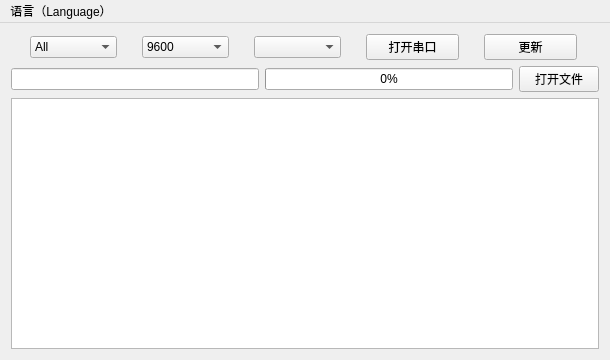
<?xml version="1.0" encoding="UTF-8"?>
<ui version="4.0">
 <class>UpdateWindow</class>
 <widget class="QMainWindow" name="UpdateWindow">
  <property name="geometry">
   <rect>
    <x>0</x>
    <y>0</y>
    <width>610</width>
    <height>360</height>
   </rect>
  </property>
  <property name="windowTitle">
   <string>Firmware Flash Tool V1.0</string>
  </property>
  <widget class="QWidget" name="centralWidget">
   <layout class="QVBoxLayout" name="verticalLayout">
    <item>
     <layout class="QHBoxLayout" name="horizontalLayout">
      <item>
       <widget class="QComboBox" name="McuBox">
        <property name="maximumSize">
         <size>
          <width>87</width>
          <height>22</height>
         </size>
        </property>
        <item>
         <property name="text">
          <string>All</string>
         </property>
        </item>
        <item>
         <property name="text">
          <string>MMCU</string>
         </property>
        </item>
        <item>
         <property name="text">
          <string>SMCU</string>
         </property>
        </item>
        <item>
         <property name="text">
          <string>CMCU</string>
         </property>
        </item>
       </widget>
      </item>
      <item>
       <widget class="QComboBox" name="BaudBox">
        <property name="maximumSize">
         <size>
          <width>87</width>
          <height>22</height>
         </size>
        </property>
        <item>
         <property name="text">
          <string>9600</string>
         </property>
        </item>
        <item>
         <property name="text">
          <string>115200</string>
         </property>
        </item>
       </widget>
      </item>
      <item>
       <widget class="QComboBox" name="PortBox">
        <property name="maximumSize">
         <size>
          <width>87</width>
          <height>22</height>
         </size>
        </property>
       </widget>
      </item>
      <item>
       <widget class="QPushButton" name="Open_com">
        <property name="maximumSize">
         <size>
          <width>93</width>
          <height>28</height>
         </size>
        </property>
        <property name="text">
         <string>打开串口</string>
        </property>
       </widget>
      </item>
      <item>
       <widget class="QPushButton" name="Update">
        <property name="maximumSize">
         <size>
          <width>93</width>
          <height>28</height>
         </size>
        </property>
        <property name="text">
         <string>更新</string>
        </property>
       </widget>
      </item>
     </layout>
    </item>
    <item>
     <layout class="QHBoxLayout" name="horizontalLayout_2">
      <item>
       <widget class="QLineEdit" name="lineEdit"/>
      </item>
      <item>
       <widget class="QProgressBar" name="progressBar">
        <property name="value">
         <number>0</number>
        </property>
       </widget>
      </item>
      <item>
       <widget class="QPushButton" name="Open_file">
        <property name="maximumSize">
         <size>
          <width>93</width>
          <height>28</height>
         </size>
        </property>
        <property name="text">
         <string>打开文件</string>
        </property>
       </widget>
      </item>
     </layout>
    </item>
    <item>
     <widget class="QTextBrowser" name="textoutput"/>
    </item>
   </layout>
  </widget>
  <widget class="QMenuBar" name="menuBar">
   <property name="geometry">
    <rect>
     <x>0</x>
     <y>0</y>
     <width>610</width>
     <height>26</height>
    </rect>
   </property>
   <widget class="QMenu" name="menu_Language">
    <property name="title">
     <string>语言（Language）</string>
    </property>
    <addaction name="action_Chinese"/>
    <addaction name="action_English"/>
   </widget>
   <addaction name="menu_Language"/>
  </widget>
  <action name="action_Chinese">
   <property name="checkable">
    <bool>true</bool>
   </property>
   <property name="text">
    <string>中文（Chinese）</string>
   </property>
  </action>
  <action name="action_English">
   <property name="checkable">
    <bool>true</bool>
   </property>
   <property name="text">
    <string>英文（English）</string>
   </property>
  </action>
 </widget>
 <layoutdefault spacing="6" margin="11"/>
 <resources/>
 <connections/>
</ui>
